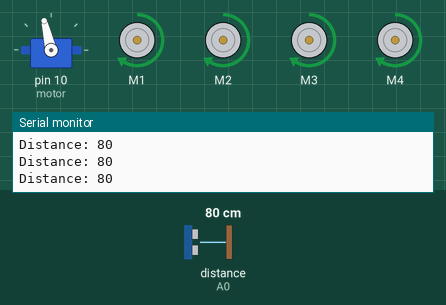
Recording of a sketch running on a simulated Arduino Uno, built with avr-gcc and run on an emulated ATmega328P. Parts: servo, 4 × DC motor (green arrow = forward, orange = backward, longer = faster), the last lines printed to the serial monitor. Wiring (inferred from the names in the program): ultrasonic range finder: trigger A1; echo A0. The test bench sets the inputs (shaded band); at power-on: distance to the obstacle (sensor on A0) 80 cm. The echo pulse lasts 58.3 µs per cm.

Above: at 1.2 s.
1.3 s: distance to the obstacle (sensor on A0) set to 15 cm
2.8 s: distance to the obstacle (sensor on A0) set to 12 cm
At 3.4 s:
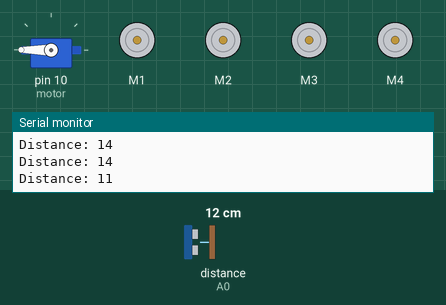
5.8 s: distance to the obstacle (sensor on A0) set to 35 cm
At 7.3 s:
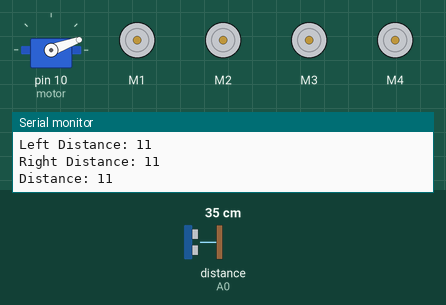
8.8 s: distance to the obstacle (sensor on A0) set to 2 cm
At 11.42 s:
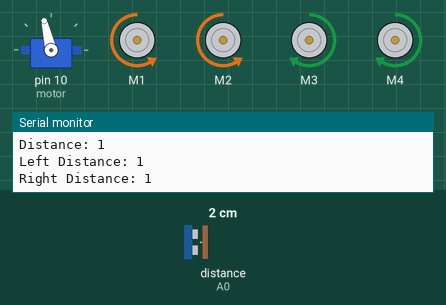
Timing chart, 0 to 12.8 s (numbered marks = the images above; inputs shaded):
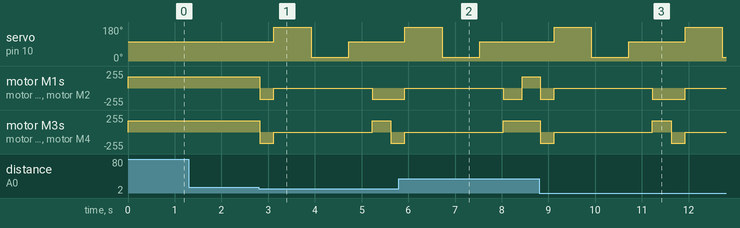

Measured:
- the behaviour switches between 14 and 13 cm on distance to the obstacle (sensor on A0) (found by bisection; images 0 and 1)
- after the input at 2.8 s, servo on pin 10 (motor): 103° → 180° after 0.32 s, → 20° 0.80 s later, → 103° 0.80 s later; motor M1: forward 170/255 → backward 170/255 at once, → stopped 0.30 s later, → backward 170/255 2.1 s later
- after the input at 5.8 s, motor M3, motor M4: goes on until 8.0 s, then stays forward 170/255
- after the input at 8.8 s, servo on pin 10 (motor): 103° → 180° after 0.32 s, → 20° 0.80 s later, → 103° 0.80 s later, → 180° 1.2 s later, … (5 changes in this stretch); motor M1: forward 170/255 → backward 170/255 at once, → stopped 0.30 s later, → backward 170/255 2.1 s later, → stopped 0.70 s later

The sketch:

ProjectRobotObstacle.ino
```cpp
#include <Servo.h>
#include <AFMotor.h>

// Mendifinisikan Pin
#define Echo A0
#define Trig A1
#define motor 10

#define Speed 170
#define spoint 103
#define safeDistance 12


char value;
int distance;
int Left;
int Right;
int L = 0;
int R = 0;

// Object Definitions
Servo servo;
AF_DCMotor M1(1);
AF_DCMotor M2(2);
AF_DCMotor M3(3);
AF_DCMotor M4(4);

//  Function
void setup() {
  // Initialize Serial Communication
  Serial.begin(9600);    // Debugging serial communication

  // Initialize Pins
  pinMode(Trig, OUTPUT);
  pinMode(Echo, INPUT);
  servo.attach(motor);
  servo.write(spoint); // Center servo at startup

  // Set Motor Speed
  M1.setSpeed(Speed);
  M2.setSpeed(Speed);
  M3.setSpeed(Speed);
  M4.setSpeed(Speed);

  // Debug Message
  Serial.println("Robot Initialized");
}

// Main Loop
void loop() {
  Obstacle();
}

// Obstacle Avoidance Function
void Obstacle() {
  // Get the distance to the obstacle
  distance = ultrasonic();
  Serial.print("Distance: ");
  Serial.println(distance);

  if (distance <= safeDistance) {
    // Stop and back off if an obstacle is too close
    Stop();
    backward();
    delay(300);
    Stop();

    // Check left and right distances
    L = leftsee();
    R = rightsee();

    // Reset servo to center
    servo.write(spoint);
    delay(500);

    // Debug left and right distances
    Serial.print("Left Distance: ");
    Serial.println(L);
    Serial.print("Right Distance: ");
    Serial.println(R);

    // Decide direction based on measurements
    if (L > R) {
      left(); // Move left if there's more space on the left
      delay(400);
    } else {
      right(); // Move right if there's more space on the right
      delay(400);
    }

    Stop();
  } else {
    // Move forward if path is clear
    forward();
  }
}

// Ultrasonic Sensor Function
int ultrasonic() {
  // Send trigger pulse
  digitalWrite(Trig, LOW);
  delayMicroseconds(4);
  digitalWrite(Trig, HIGH);
  delayMicroseconds(10);
  digitalWrite(Trig, LOW);

  // Measure echo time
  long t = pulseIn(Echo, HIGH, 30000); // Timeout after 30ms
  int cm = t / 29 / 2; // Convert time to distance (in cm)

  // Validate distance
  if (cm <= 0 || cm > 200) cm = 200; // Cap values to a maximum range
  return cm;
}

// Motor Control Functions
void forward() {
  M1.run(FORWARD);
  M2.run(FORWARD);
  M3.run(FORWARD);
  M4.run(FORWARD);
}

void backward() {
  M1.run(BACKWARD);
  M2.run(BACKWARD);
  M3.run(BACKWARD);
  M4.run(BACKWARD);
}

void right() {
  M1.run(BACKWARD);
  M2.run(BACKWARD);
  M3.run(FORWARD);
  M4.run(FORWARD);
}

void left() {
  M1.run(FORWARD);
  M2.run(FORWARD);
  M3.run(BACKWARD);
  M4.run(BACKWARD);
}

void Stop() {
  M1.run(RELEASE);
  M2.run(RELEASE);
  M3.run(RELEASE);
  M4.run(RELEASE);
}

// Servo Movement Functions for Scanning
int rightsee() {
  servo.write(20); // Move servo to the right
  delay(800);
  Right = ultrasonic(); // Measure distance
  return Right;
}

int leftsee() {
  servo.write(180); // Move servo to the left
  delay(800);
  Left = ultrasonic(); // Measure distance
  return Left;
}
```
